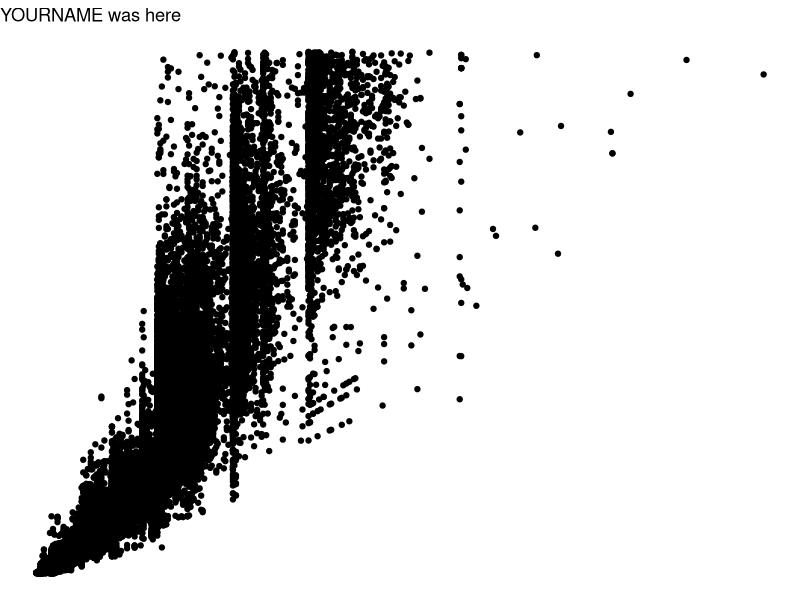
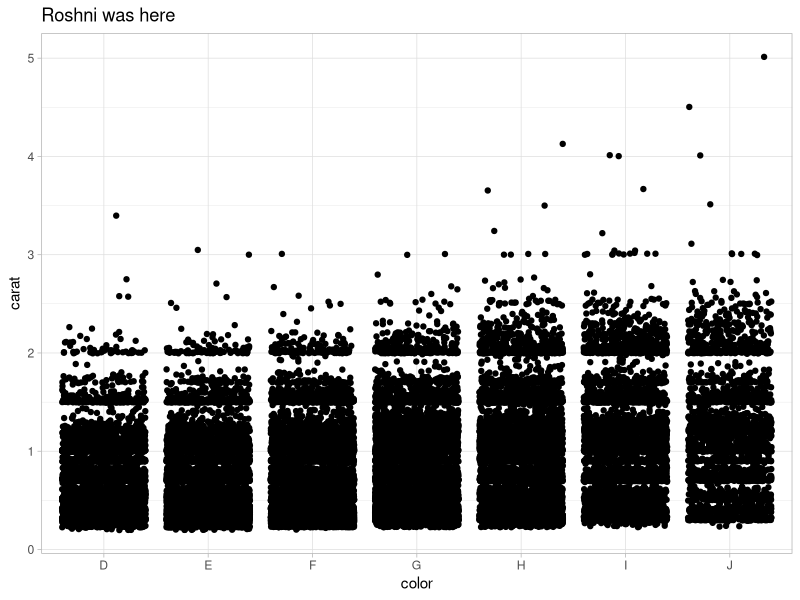
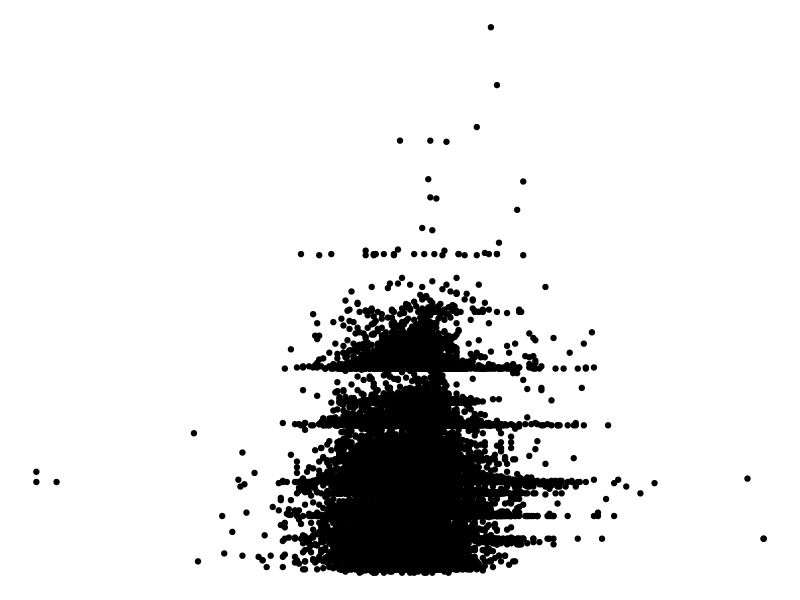

The R script that drew these images, in order:
## ---- chunk 1
knitr::opts_chunk$set(echo = TRUE)
library(tidyverse)
## ---- chunk 2
# Partner 1: 
# Run the code below to see the original graph
# Change the code below to make the point color change based on 'cut', and update the theme to theme_bw(). Update the title to include your first name. 

ggplot(data = diamonds, aes(x = carat, y = price)) +
  geom_point() +
  theme_void() +
  labs(title = "YOURNAME was here")
## ---- chunk 3
# Partner 2: 
# Run the code below to see the original graph
# Change the code below to make the geom a geom_jitter, and update the theme to theme_light. Update the title to include your first name. 

ggplot(data = diamonds, aes(x = color, y = carat)) +
  geom_jitter() +
  theme_light() +
  labs(title = "Roshni was here")
## ---- chunk 4
ggplot(data = diamonds, aes(x = depth, y = carat)) +
  geom_point() +
  theme_void()
## ---- chunk 5
